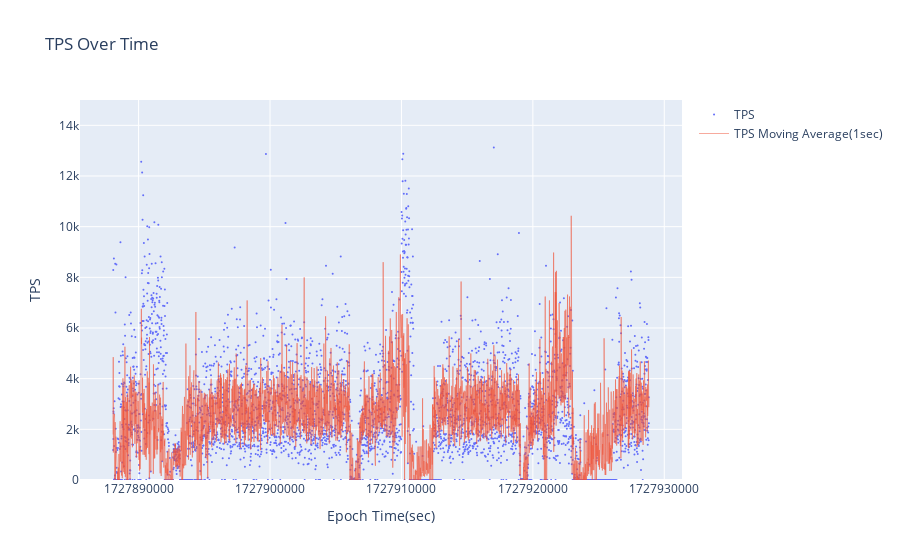

Notebook code cell kept with this figure:
### Code cell
fig = go.Figure()


fig.add_trace(go.Scatter(x=filtered_time_series['t'], y=filtered_time_series['sum_tps'], mode='markers', name='TPS', marker=dict(size=2)))
fig.add_trace(go.Scatter(x=filtered_time_series['t'], y=filtered_time_series['moving_average'], mode='lines', name='TPS Moving Average(1sec)', line=dict(width=0.5)))

fig.update_layout(
    title="TPS Over Time",
    xaxis_title="Epoch Time(sec)",
    yaxis_title="TPS",
    xaxis=dict(tickformat='%d'),
    yaxis=dict(range=[0, 15000])
)

fig.show()

### Figure 1 — Plotly figure (JSON) as saved in the notebook; plotly's stock layout.template omitted (floating-point values rounded to 4 significant figures; data arrays with more than 128 entries replaced by an {"elided": "..."} marker saying what was removed)
{"data": [{"marker": {"size": 2}, "mode": "markers", "name": "TPS", "type": "scatter", "x": {"elided": "4078 int values"}, "y": {"elided": "4078 float values"}}, {"line": {"width": 0.5}, "mode": "lines", "name": "TPS Moving Average(1sec)", "type": "scatter", "x": {"elided": "4078 int values"}, "y": {"elided": "4078 float values"}}], "layout": {"title": {"text": "TPS Over Time"}, "xaxis": {"tickformat": "%d", "title": {"text": "Epoch Time(sec)"}}, "yaxis": {"range": [0, 15000], "title": {"text": "TPS"}}}}
